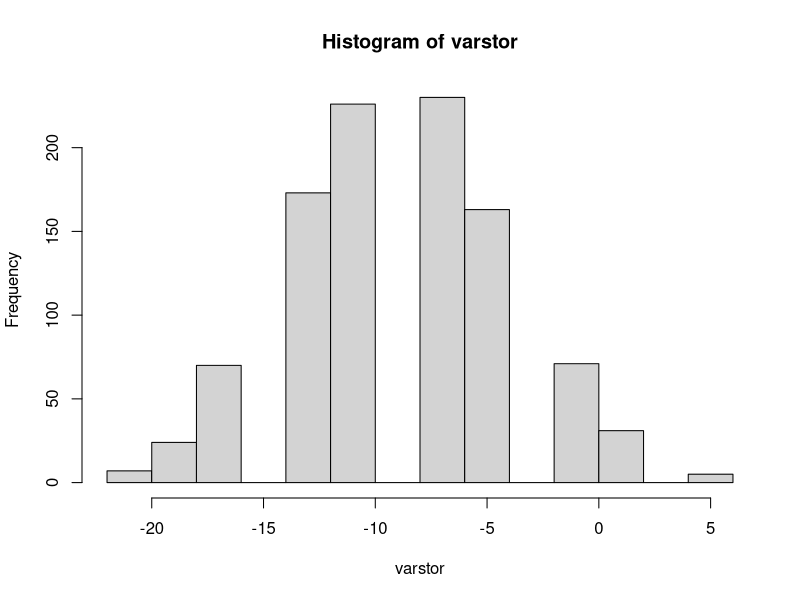

The R script that drew this image:
## ---- chunk 1
knitr::opts_chunk$set(echo = TRUE)
## ---- chunk 2
require(tidyverse)

## ---- chunk 3
days=1:365
count=11
repeatn=1000
varstor=numeric()
for (j in 1:repeatn){
brownlow = 0
for (i in 1:count) {
  sam=sample(days,size=20,replace = T)
  y=duplicated(sam)
  if (sum(y)>0) brownlow=brownlow+1
  else brownlow = brownlow - 2
}
varstor[j]=brownlow
}
hist(varstor)
var(varstor)
print(mean(varstor))

## ---- chunk 4
vSorted = sort(varstor)
print(vSorted[25])
print(vSorted[975])
